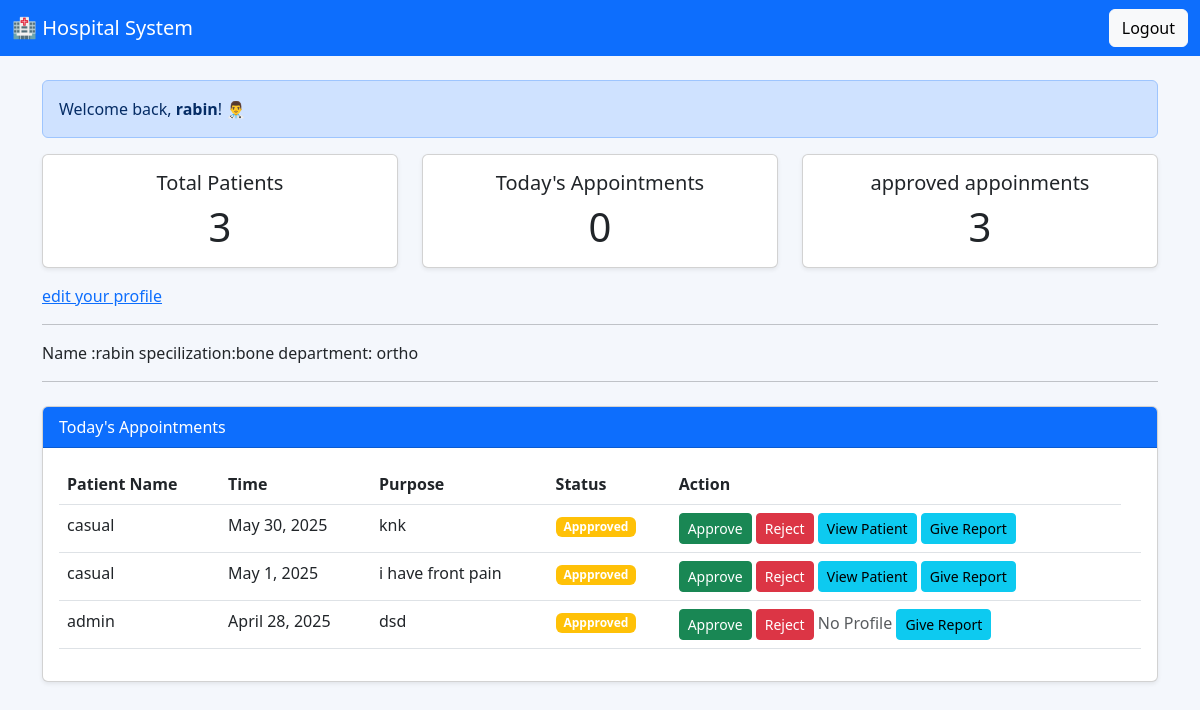
Before: /accounts/doctor/dashboard/ (signed in) with the older database file.
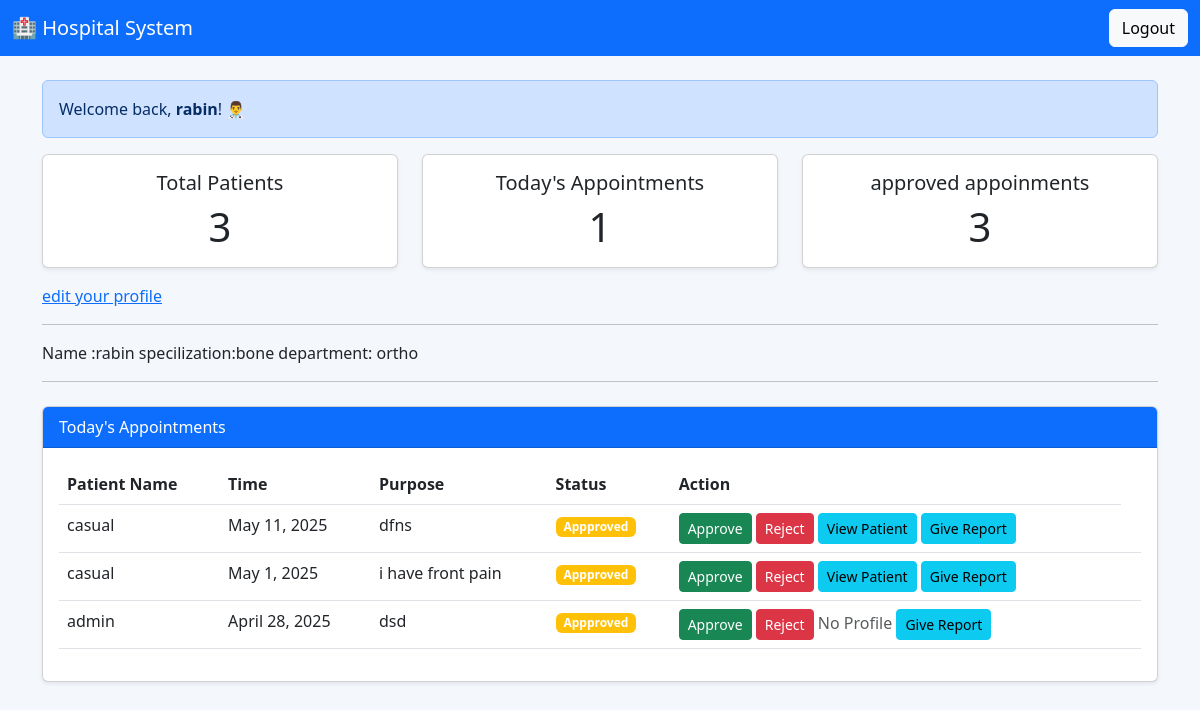
After: the same page with the newer database file.
### accounts/models.py (models this page shows, shortened)
class Appointment(models.Model):
    patient = models.ForeignKey(Customuser, on_delete=models.CASCADE, related_name='patient_appointments')
    doctor = models.ForeignKey(Customuser, on_delete=models.CASCADE, related_name='doctor_appointments')
    appointment_date = models.DateField()
    description = models.TextField()
    is_approved = models.BooleanField(default=False)

class Customuser(AbstractBaseUser):
    phone_number = models.CharField(max_length=50, unique=True)
    first_name = models.CharField(max_length=50)
    is_superuser = models.BooleanField(default=False)
    is_patient = models.BooleanField(default=False)
    is_doctor =  models.BooleanField(default=False)
    role = models.CharField(max_length=50)
    is_staff = models.BooleanField(default=False)
    is_active = models.BooleanField(default=True)
    is_admin = models.BooleanField(default=False)
    objects = MyUserManager()
    USERNAME_FIELD = "phone_number"
    REQUIRED_FIELDS = ["first_name"]

### accounts/views/doctor_views.py (the view)
# urls.py: path('doctor/dashboard/', doctordashboardview.as_view(), name='doctor_dash'),
class doctordashboardview(IsDoctorMixin, ListView):
    template_name = 'accounts/doctor_dashboard.html'
    model = Appointment
    def get_queryset(self):
        return Appointment.objects.select_related('doctor').filter(doctor = self.request.user).order_by('-appointment_date')
    def get_context_data(self, **kwargs):
        context = super().get_context_data(**kwargs)
        today = timezone.localdate()
        context['date_today'] = today
        context['today_count'] = Appointment.objects.filter(doctor=self.request.user, appointment_date=today)
        context['approve_appointment'] = Appointment.objects.filter(doctor=self.request.user,is_approved = True).count()
        context['doctorprofile'] = self.request.user.doctorprofile
        return context

### accounts/mixins.py (called while the page is built)
    def test_func(self):
        return self.request.user.is_authenticated and hasattr(self.request.user, 'is_doctor') and self.request.user.is_doctor

### accounts/templates/accounts/doctor_dashboard.html (shortened to what this page needs)
<!DOCTYPE html>
<html lang="en">
<head>
  <link href="https://cdn.jsdelivr.net/npm/bootstrap@5.3.0/dist/css/bootstrap.min.css" rel="stylesheet">
</head>
<body>
  <nav class="navbar navbar-expand-lg navbar-dark bg-primary">
    <div class="container-fluid">
      <a class="navbar-brand" href="#">🏥 Hospital System</a>
      <div>
        <a href="{% url 'doctor_logout' %}" class="btn btn-light">Logout</a>
      </div>
    </div>
  </nav>
  <div class="container mt-4">
    <div class="alert alert-primary" role="alert">
      Welcome back, <strong>{{ request.user.first_name }}</strong>! 👨‍⚕️
    </div>
    <div class="row text-center">
      <div class="col-md-4 mb-3">
        <div class="card shadow-sm">
          <div class="card-body">
            <h5 class="card-title">Total Patients</h5>
            <p class="card-text display-6">{{object_list.count}}</p>
          </div>
        </div>
      </div>
      <div class="col-md-4 mb-3">
        <div class="card shadow-sm">
          <div class="card-body">
            <h5 class="card-title">Today's Appointments</h5>
            <p class="card-text display-6">{{today_count.count}}</p>
          </div>
        </div>
      </div>
      <div class="col-md-4 mb-3">
        <div class="card shadow-sm">
          <div class="card-body">
            <h5 class="card-title">approved appoinments</h5>
            <p class="card-text display-6">{{approve_appointment}}</p>
          </div>
        </div>
      </div>
    </div>
    <a href="{% url 'edit_profile' doctorprofile.pk%}">edit your profile</a>
    <hr>
    Name :{{doctorprofile.user.first_name}}
    specilization:{{doctorprofile.specialization}}
    department: {{doctorprofile.department}}
    <hr>
    <div class="card shadow-sm mt-4">
      <div class="card-header bg-primary text-white">
        Today's Appointments
      </div>
      <div class="card-body">
        <table class="table table-hover">
          <thead>
            <tr>
              <th>Patient Name</th>
              <th>Time</th>
              <th>Purpose</th>
              <th>Status</th>
              <th>Action</th>
            </tr>
          </thead>
          <tbody>
            {% for appoinment in object_list %}
            <tr>
              <td>{{appoinment.patient.first_name}}</td>
              <td>{{appoinment.appointment_date}}</td>
              <td>{{appoinment.description}}</td>
              {% if appoinment.is_approved %}
              <td><span class="badge bg-warning">Appproved</span></td>
              {% else %}
              <td><span class="badge bg-warning">pending</span></td>
              {% endif %}
              <td>
                <a class="btn btn-success btn-sm" href="{% url 'approve_appointment' appoinment.id %}">Approve</a>
                <a class="btn btn-danger btn-sm" href="{% url 'appoint_delete' appoinment.pk %}">Reject</a>
                {% if appoinment.patient.is_patient and appoinment.patient.patientprofile %}
                {% if appoinment.is_approved %}
                <a class="btn btn-info btn-sm"
                  href="{% url 'view_patient_profile' appoinment.patient.patientprofile.pk %}">View Patient</a>
                {% else %}
                <span class="text-muted"> Approval required</span>
                {% endif %}
                {% else %}
                <span class="text-muted">No Profile</span>
                {% endif %}
                {% if appoinment.is_approved %}
                <a class="btn btn-info btn-sm"
                  href="{% url 'add_report' appoinment.pk %}">Give Report</a>
                  {% else %}
                  <span class="text-muted">Approval Required for report </span>
                  {% endif %}
              </td>
              <td>
              </td>
            </tr>
            {% endfor %}
          </tbody>
        </table>
      </div>
    </div>
  </div>
</body>
</html>

Changed rows visible on the page:
removed Appointment: patient.first_name "casual", appointment_date "May 30, 2025", description "knk", is_approved "Appproved"
added Appointment: patient.first_name "casual", appointment_date "May 11, 2025", description "dfns", is_approved "Appproved"
Other visible differences:
{{ today_count.count }}: "0" → "1"
